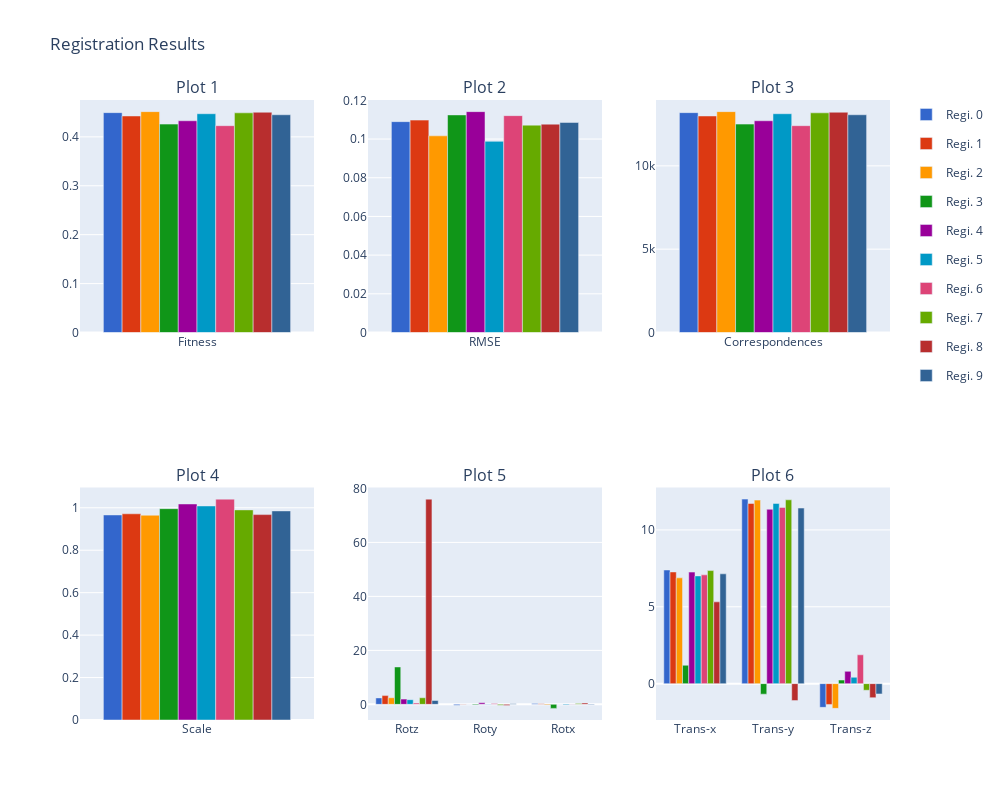

Notebook cell for this chart:
### Code cell
figure: go.Figure = create_registration_figure()

# colors: list[str] = px.colors.sequential.Plasma_r
colors: list[str] = px.colors.qualitative.G10


for index, (result, color) in enumerate(zip(test_results, colors)):

    traces: dict = create_registration_traces(
        result,
        name=f"Regi. {index}",
        legendgroup=index,
        color=color,
    )

    figure.add_trace(traces["fitness"], row=1, col=1)
    figure.add_trace(traces["rmse"], row=1, col=2)
    figure.add_trace(traces["correspondences"], row=1, col=3)

    figure.add_trace(traces["scale"], row=2, col=1)
    figure.add_trace(traces["rotation"], row=2, col=2)
    figure.add_trace(traces["translation"], row=2, col=3)


figure.update_layout(height=800, width=1000, title_text="Registration Results")
figure.show()

visualize_test: bool = False

if visualize_test:
    for index, result in enumerate(test_results):
        visualize_registration(
            source=source_cloud,
            target=target_cloud,
            transformation=result.transformation,
            title=f"Test case: {test_source}, {test_target}, {index}",
        )

### Figure 1 — Plotly figure (JSON) as saved in the notebook; plotly's stock layout.template omitted (floating-point values rounded to 4 significant figures)
{"data": [{"hoverinfo": "x+y", "legendgroup": "0", "marker": {"color": "#3366CC"}, "name": "Regi. 0", "showlegend": true, "type": "bar", "x": ["Fitness"], "xaxis": "x", "y": [0.4495], "yaxis": "y"}, {"hoverinfo": "x+y", "legendgroup": "0", "marker": {"color": "#3366CC"}, "name": "Regi. 0", "showlegend": false, "type": "bar", "x": ["RMSE"], "xaxis": "x2", "y": [0.109], "yaxis": "y2"}, {"hoverinfo": "x+y", "legendgroup": "0", "marker": {"color": "#3366CC"}, "name": "Regi. 0", "showlegend": false, "type": "bar", "x": ["Correspondences"], "xaxis": "x3", "y": [13191], "yaxis": "y3"}, {"hoverinfo": "x+y", "legendgroup": "0", "marker": {"color": "#3366CC"}, "name": "Regi. 0", "showlegend": false, "type": "bar", "x": ["Scale"], "xaxis": "x4", "y": [0.9662], "yaxis": "y4"}, {"hoverinfo": "x+y", "legendgroup": "0", "marker": {"color": "#3366CC"}, "name": "Regi. 0", "showlegend": false, "type": "bar", "x": ["Rotz", "Roty", "Rotx"], "xaxis": "x5", "y": [2.389, -0.3191, 0.3523], "yaxis": "y5"}, {"hoverinfo": "x+y", "legendgroup": "0", "marker": {"color": "#3366CC"}, "name": "Regi. 0", "showlegend": false, "type": "bar", "x": ["Trans-x", "Trans-y", "Trans-z"], "xaxis": "x6", "y": [7.393, 12.0, -1.544], "yaxis": "y6"}, {"hoverinfo": "x+y", "legendgroup": "1", "marker": {"color": "#DC3912"}, "name": "Regi. 1", "showlegend": true, "type": "bar", "x": ["Fitness"], "xaxis": "x", "y": [0.4427], "yaxis": "y"}, {"hoverinfo": "x+y", "legendgroup": "1", "marker": {"color": "#DC3912"}, "name": "Regi. 1", "showlegend": false, "type": "bar", "x": ["RMSE"], "xaxis": "x2", "y": [0.1098], "yaxis": "y2"}, {"hoverinfo": "x+y", "legendgroup": "1", "marker": {"color": "#DC3912"}, "name": "Regi. 1", "showlegend": false, "type": "bar", "x": ["Correspondences"], "xaxis": "x3", "y": [12991], "yaxis": "y3"}, {"hoverinfo": "x+y", "legendgroup": "1", "marker": {"color": "#DC3912"}, "name": "Regi. 1", "showlegend": false, "type": "bar", "x": ["Scale"], "xaxis": "x4", "y": [0.9716], "yaxis": "y4"}, {"hoverinfo": "x+y", "legendgroup": "1", "marker": {"color": "#DC3912"}, "name": "Regi. 1", "showlegend": false, "type": "bar", "x": ["Rotz", "Roty", "Rotx"], "xaxis": "x5", "y": [3.245, 0.1247, 0.2708], "yaxis": "y5"}, {"hoverinfo": "x+y", "legendgroup": "1", "marker": {"color": "#DC3912"}, "name": "Regi. 1", "showlegend": false, "type": "bar", "x": ["Trans-x", "Trans-y", "Trans-z"], "xaxis": "x6", "y": [7.266, 11.72, -1.354], "yaxis": "y6"}, {"hoverinfo": "x+y", "legendgroup": "2", "marker": {"color": "#FF9900"}, "name": "Regi. 2", "showlegend": true, "type": "bar", "x": ["Fitness"], "xaxis": "x", "y": [0.4515], "yaxis": "y"}, {"hoverinfo": "x+y", "legendgroup": "2", "marker": {"color": "#FF9900"}, "name": "Regi. 2", "showlegend": false, "type": "bar", "x": ["RMSE"], "xaxis": "x2", "y": [0.1017], "yaxis": "y2"}, {"hoverinfo": "x+y", "legendgroup": "2", "marker": {"color": "#FF9900"}, "name": "Regi. 2", "showlegend": false, "type": "bar", "x": ["Correspondences"], "xaxis": "x3", "y": [13252], "yaxis": "y3"}, {"hoverinfo": "x+y", "legendgroup": "2", "marker": {"color": "#FF9900"}, "name": "Regi. 2", "showlegend": false, "type": "bar", "x": ["Scale"], "xaxis": "x4", "y": [0.9649], "yaxis": "y4"}, {"hoverinfo": "x+y", "legendgroup": "2", "marker": {"color": "#FF9900"}, "name": "Regi. 2", "showlegend": false, "type": "bar", "x": ["Rotz", "Roty", "Rotx"], "xaxis": "x5", "y": [2.457, 0.01854, -0.2567], "yaxis": "y5"}, {"hoverinfo": "x+y", "legendgroup": "2", "marker": {"color": "#FF9900"}, "name": "Regi. 2", "showlegend": false, "type": "bar", "x": ["Trans-x", "Trans-y", "Trans-z"], "xaxis": "x6", "y": [6.881, 11.94, -1.61], "yaxis": "y6"}, {"hoverinfo": "x+y", "legendgroup": "3", "marker": {"color": "#109618"}, "name": "Regi. 3", "showlegend": true, "type": "bar", "x": ["Fitness"], "xaxis": "x", "y": [0.426], "yaxis": "y"}, {"hoverinfo": "x+y", "legendgroup": "3", "marker": {"color": "#109618"}, "name": "Regi. 3", "showlegend": false, "type": "bar", "x": ["RMSE"], "xaxis": "x2", "y": [0.1125], "yaxis": "y2"}, {"hoverinfo": "x+y", "legendgroup": "3", "marker": {"color": "#109618"}, "name": "Regi. 3", "showlegend": false, "type": "bar", "x": ["Correspondences"], "xaxis": "x3", "y": [12503], "yaxis": "y3"}, {"hoverinfo": "x+y", "legendgroup": "3", "marker": {"color": "#109618"}, "name": "Regi. 3", "showlegend": false, "type": "bar", "x": ["Scale"], "xaxis": "x4", "y": [0.9959], "yaxis": "y4"}, {"hoverinfo": "x+y", "legendgroup": "3", "marker": {"color": "#109618"}, "name": "Regi. 3", "showlegend": false, "type": "bar", "x": ["Rotz", "Roty", "Rotx"], "xaxis": "x5", "y": [13.86, -0.2257, -1.487], "yaxis": "y5"}, {"hoverinfo": "x+y", "legendgroup": "3", "marker": {"color": "#109618"}, "name": "Regi. 3", "showlegend": false, "type": "bar", "x": ["Trans-x", "Trans-y", "Trans-z"], "xaxis": "x6", "y": [1.193, -0.6863, 0.2313], "yaxis": "y6"}, {"hoverinfo": "x+y", "legendgroup": "4", "marker": {"color": "#990099"}, "name": "Regi. 4", "showlegend": true, "type": "bar", "x": ["Fitness"], "xaxis": "x", "y": [0.4329], "yaxis": "y"}, {"hoverinfo": "x+y", "legendgroup": "4", "marker": {"color": "#990099"}, "name": "Regi. 4", "showlegend": false, "type": "bar", "x": ["RMSE"], "xaxis": "x2", "y": [0.1142], "yaxis": "y2"}, {"hoverinfo": "x+y", "legendgroup": "4", "marker": {"color": "#990099"}, "name": "Regi. 4", "showlegend": false, "type": "bar", "x": ["Correspondences"], "xaxis": "x3", "y": [12704], "yaxis": "y3"}, {"hoverinfo": "x+y", "legendgroup": "4", "marker": {"color": "#990099"}, "name": "Regi. 4", "showlegend": false, "type": "bar", "x": ["Scale"], "xaxis": "x4", "y": [1.018], "yaxis": "y4"}, {"hoverinfo": "x+y", "legendgroup": "4", "marker": {"color": "#990099"}, "name": "Regi. 4", "showlegend": false, "type": "bar", "x": ["Rotz", "Roty", "Rotx"], "xaxis": "x5", "y": [1.941, 0.5667, 0.04064], "yaxis": "y5"}, {"hoverinfo": "x+y", "legendgroup": "4", "marker": {"color": "#990099"}, "name": "Regi. 4", "showlegend": false, "type": "bar", "x": ["Trans-x", "Trans-y", "Trans-z"], "xaxis": "x6", "y": [7.256, 11.34, 0.8], "yaxis": "y6"}, {"hoverinfo": "x+y", "legendgroup": "5", "marker": {"color": "#0099C6"}, "name": "Regi. 5", "showlegend": true, "type": "bar", "x": ["Fitness"], "xaxis": "x", "y": [0.4473], "yaxis": "y"}, {"hoverinfo": "x+y", "legendgroup": "5", "marker": {"color": "#0099C6"}, "name": "Regi. 5", "showlegend": false, "type": "bar", "x": ["RMSE"], "xaxis": "x2", "y": [0.09881], "yaxis": "y2"}, {"hoverinfo": "x+y", "legendgroup": "5", "marker": {"color": "#0099C6"}, "name": "Regi. 5", "showlegend": false, "type": "bar", "x": ["Correspondences"], "xaxis": "x3", "y": [13126], "yaxis": "y3"}, {"hoverinfo": "x+y", "legendgroup": "5", "marker": {"color": "#0099C6"}, "name": "Regi. 5", "showlegend": false, "type": "bar", "x": ["Scale"], "xaxis": "x4", "y": [1.009], "yaxis": "y4"}, {"hoverinfo": "x+y", "legendgroup": "5", "marker": {"color": "#0099C6"}, "name": "Regi. 5", "showlegend": false, "type": "bar", "x": ["Rotz", "Roty", "Rotx"], "xaxis": "x5", "y": [1.735, 0.1291, -0.1946], "yaxis": "y5"}, {"hoverinfo": "x+y", "legendgroup": "5", "marker": {"color": "#0099C6"}, "name": "Regi. 5", "showlegend": false, "type": "bar", "x": ["Trans-x", "Trans-y", "Trans-z"], "xaxis": "x6", "y": [7.008, 11.72, 0.4124], "yaxis": "y6"}, {"hoverinfo": "x+y", "legendgroup": "6", "marker": {"color": "#DD4477"}, "name": "Regi. 6", "showlegend": true, "type": "bar", "x": ["Fitness"], "xaxis": "x", "y": [0.4228], "yaxis": "y"}, {"hoverinfo": "x+y", "legendgroup": "6", "marker": {"color": "#DD4477"}, "name": "Regi. 6", "showlegend": false, "type": "bar", "x": ["RMSE"], "xaxis": "x2", "y": [0.1121], "yaxis": "y2"}, {"hoverinfo": "x+y", "legendgroup": "6", "marker": {"color": "#DD4477"}, "name": "Regi. 6", "showlegend": false, "type": "bar", "x": ["Correspondences"], "xaxis": "x3", "y": [12409], "yaxis": "y3"}, {"hoverinfo": "x+y", "legendgroup": "6", "marker": {"color": "#DD4477"}, "name": "Regi. 6", "showlegend": false, "type": "bar", "x": ["Scale"], "xaxis": "x4", "y": [1.041], "yaxis": "y4"}, {"hoverinfo": "x+y", "legendgroup": "6", "marker": {"color": "#DD4477"}, "name": "Regi. 6", "showlegend": false, "type": "bar", "x": ["Rotz", "Roty", "Rotx"], "xaxis": "x5", "y": [0.4687, 0.3303, -0.04195], "yaxis": "y5"}, {"hoverinfo": "x+y", "legendgroup": "6", "marker": {"color": "#DD4477"}, "name": "Regi. 6", "showlegend": false, "type": "bar", "x": ["Trans-x", "Trans-y", "Trans-z"], "xaxis": "x6", "y": [7.077, 11.46, 1.876], "yaxis": "y6"}, {"hoverinfo": "x+y", "legendgroup": "7", "marker": {"color": "#66AA00"}, "name": "Regi. 7", "showlegend": true, "type": "bar", "x": ["Fitness"], "xaxis": "x", "y": [0.4491], "yaxis": "y"}, {"hoverinfo": "x+y", "legendgroup": "7", "marker": {"color": "#66AA00"}, "name": "Regi. 7", "showlegend": false, "type": "bar", "x": ["RMSE"], "xaxis": "x2", "y": [0.1072], "yaxis": "y2"}, {"hoverinfo": "x+y", "legendgroup": "7", "marker": {"color": "#66AA00"}, "name": "Regi. 7", "showlegend": false, "type": "bar", "x": ["Correspondences"], "xaxis": "x3", "y": [13179], "yaxis": "y3"}, {"hoverinfo": "x+y", "legendgroup": "7", "marker": {"color": "#66AA00"}, "name": "Regi. 7", "showlegend": false, "type": "bar", "x": ["Scale"], "xaxis": "x4", "y": [0.9901], "yaxis": "y4"}, {"hoverinfo": "x+y", "legendgroup": "7", "marker": {"color": "#66AA00"}, "name": "Regi. 7", "showlegend": false, "type": "bar", "x": ["Rotz", "Roty", "Rotx"], "xaxis": "x5", "y": [2.443, -0.3443, 0.2798], "yaxis": "y5"}, {"hoverinfo": "x+y", "legendgroup": "7", "marker": {"color": "#66AA00"}, "name": "Regi. 7", "showlegend": false, "type": "bar", "x": ["Trans-x", "Trans-y", "Trans-z"], "xaxis": "x6", "y": [7.355, 11.96, -0.4308], "yaxis": "y6"}, {"hoverinfo": "x+y", "legendgroup": "8", "marker": {"color": "#B82E2E"}, "name": "Regi. 8", "showlegend": true, "type": "bar", "x": ["Fitness"], "xaxis": "x", "y": [0.4503], "yaxis": "y"}, {"hoverinfo": "x+y", "legendgroup": "8", "marker": {"color": "#B82E2E"}, "name": "Regi. 8", "showlegend": false, "type": "bar", "x": ["RMSE"], "xaxis": "x2", "y": [0.1077], "yaxis": "y2"}, {"hoverinfo": "x+y", "legendgroup": "8", "marker": {"color": "#B82E2E"}, "name": "Regi. 8", "showlegend": false, "type": "bar", "x": ["Correspondences"], "xaxis": "x3", "y": [13215], "yaxis": "y3"}, {"hoverinfo": "x+y", "legendgroup": "8", "marker": {"color": "#B82E2E"}, "name": "Regi. 8", "showlegend": false, "type": "bar", "x": ["Scale"], "xaxis": "x4", "y": [0.9679], "yaxis": "y4"}, {"hoverinfo": "x+y", "legendgroup": "8", "marker": {"color": "#B82E2E"}, "name": "Regi. 8", "showlegend": false, "type": "bar", "x": ["Rotz", "Roty", "Rotx"], "xaxis": "x5", "y": [76.04, -0.4048, 0.5026], "yaxis": "y5"}, {"hoverinfo": "x+y", "legendgroup": "8", "marker": {"color": "#B82E2E"}, "name": "Regi. 8", "showlegend": false, "type": "bar", "x": ["Trans-x", "Trans-y", "Trans-z"], "xaxis": "x6", "y": [5.321, -1.104, -0.914], "yaxis": "y6"}, {"hoverinfo": "x+y", "legendgroup": "9", "marker": {"color": "#316395"}, "name": "Regi. 9", "showlegend": true, "type": "bar", "x": ["Fitness"], "xaxis": "x", "y": [0.4451], "yaxis": "y"}, {"hoverinfo": "x+y", "legendgroup": "9", "marker": {"color": "#316395"}, "name": "Regi. 9", "showlegend": false, "type": "bar", "x": ["RMSE"], "xaxis": "x2", "y": [0.1086], "yaxis": "y2"}, {"hoverinfo": "x+y", "legendgroup": "9", "marker": {"color": "#316395"}, "name": "Regi. 9", "showlegend": false, "type": "bar", "x": ["Correspondences"], "xaxis": "x3", "y": [13064], "yaxis": "y3"}, {"hoverinfo": "x+y", "legendgroup": "9", "marker": {"color": "#316395"}, "name": "Regi. 9", "showlegend": false, "type": "bar", "x": ["Scale"], "xaxis": "x4", "y": [0.9853], "yaxis": "y4"}, {"hoverinfo": "x+y", "legendgroup": "9", "marker": {"color": "#316395"}, "name": "Regi. 9", "showlegend": false, "type": "bar", "x": ["Rotz", "Roty", "Rotx"], "xaxis": "x5", "y": [1.429, 0.2056, -0.1547], "yaxis": "y5"}, {"hoverinfo": "x+y", "legendgroup": "9", "marker": {"color": "#316395"}, "name": "Regi. 9", "showlegend": false, "type": "bar", "x": ["Trans-x", "Trans-y", "Trans-z"], "xaxis": "x6", "y": [7.143, 11.42, -0.6709], "yaxis": "y6"}], "layout": {"annotations": [{"font": {"size": 16}, "showarrow": false, "text": "Plot 1", "x": 0.1444, "xanchor": "center", "xref": "paper", "y": 1, "yanchor": "bottom", "yref": "paper"}, {"font": {"size": 16}, "showarrow": false, "text": "Plot 2", "x": 0.5, "xanchor": "center", "xref": "paper", "y": 1, "yanchor": "bottom", "yref": "paper"}, {"font": {"size": 16}, "showarrow": false, "text": "Plot 3", "x": 0.8556, "xanchor": "center", "xref": "paper", "y": 1, "yanchor": "bottom", "yref": "paper"}, {"font": {"size": 16}, "showarrow": false, "text": "Plot 4", "x": 0.1444, "xanchor": "center", "xref": "paper", "y": 0.375, "yanchor": "bottom", "yref": "paper"}, {"font": {"size": 16}, "showarrow": false, "text": "Plot 5", "x": 0.5, "xanchor": "center", "xref": "paper", "y": 0.375, "yanchor": "bottom", "yref": "paper"}, {"font": {"size": 16}, "showarrow": false, "text": "Plot 6", "x": 0.8556, "xanchor": "center", "xref": "paper", "y": 0.375, "yanchor": "bottom", "yref": "paper"}], "height": 800, "title": {"text": "Registration Results"}, "width": 1000, "xaxis": {"anchor": "y", "autorange": true, "domain": [0, 0.2889], "range": [-0.5, 0.5], "type": "category"}, "xaxis2": {"anchor": "y2", "autorange": true, "domain": [0.3556, 0.6444], "range": [-0.5, 0.5], "type": "category"}, "xaxis3": {"anchor": "y3", "autorange": true, "domain": [0.7111, 1.0], "range": [-0.5, 0.5], "type": "category"}, "xaxis4": {"anchor": "y4", "autorange": true, "domain": [0, 0.2889], "range": [-0.5, 0.5], "type": "category"}, "xaxis5": {"anchor": "y5", "autorange": true, "domain": [0.3556, 0.6444], "range": [-0.5, 2.5], "type": "category"}, "xaxis6": {"anchor": "y6", "autorange": true, "domain": [0.7111, 1.0], "range": [-0.5, 2.5], "type": "category"}, "yaxis": {"anchor": "x", "autorange": true, "domain": [0.625, 1], "range": [0, 0.4753], "type": "linear"}, "yaxis2": {"anchor": "x2", "autorange": true, "domain": [0.625, 1], "range": [0, 0.1202], "type": "linear"}, "yaxis3": {"anchor": "x3", "autorange": true, "domain": [0.625, 1], "range": [0, 13950.0], "type": "linear"}, "yaxis4": {"anchor": "x4", "autorange": true, "domain": [0, 0.375], "range": [0, 1.096], "type": "linear"}, "yaxis5": {"anchor": "x5", "autorange": true, "domain": [0, 0.375], "range": [-5.794, 80.35], "type": "linear"}, "yaxis6": {"anchor": "x6", "autorange": true, "domain": [0, 0.375], "range": [-2.367, 12.76], "type": "linear"}}}
